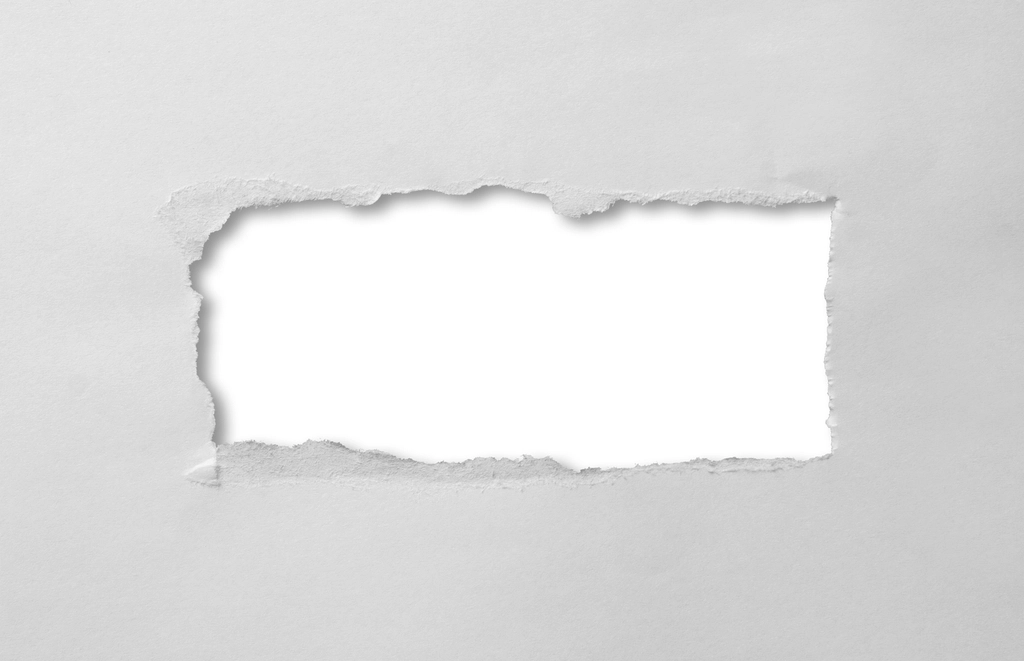
#> input picture video/ep88/assets7/rip_hole2.jpg, 1024 x 661 px, found by its file name
$ python p7lib.py
#> lines starting #> are read from the running program, lines starting #| are printed output that depends on the picture; after the words box and inside, x2 and y2 are one past the last pixel; in counts of white or black regions, pixels touching at a corner belong together
"""ep88 round 7 asset helpers. Everything is built from real CC0/public-domain scans (see channel/ep88-image-credits.md):
torn-edge profiles measured from real torn-paper scans (rip_hole1/2), paper textures from real scans (Rijksmuseum coloured paper, newsprint, cardboard),
halftone from real photos. Pieces = RGBA PNG with real-profile torn contour, variable light fibre rim, inner edge highlight, thickness shadow."""
import hashlib, os, random
import numpy as np
from PIL import Image, ImageDraw, ImageFilter, ImageOps
from scipy import ndimage as ndi

H = os.path.dirname(os.path.abspath(__file__))
A6, A7 = H + "/assets6", H + "/assets7"
OUT = H + "/hf/assets/p7"
os.makedirs(OUT, exist_ok=True)
PAD = 50
_tex = {}

def tex(path):
    if path not in _tex: _tex[path] = Image.open(path).convert("RGB")
    return _tex[path]

# ---------- real torn-edge profiles
def _profiles():
    f = OUT + "/_profiles.npy"
    if os.path.exists(f): return list(np.load(f, allow_pickle=True))
    profs = []
    for name in ("rip_hole2.jpg", "rip_hole1.jpg"):
        g = np.asarray(Image.open(f"{A7}/{name}").convert("L"), float)
        hole = g >= 251
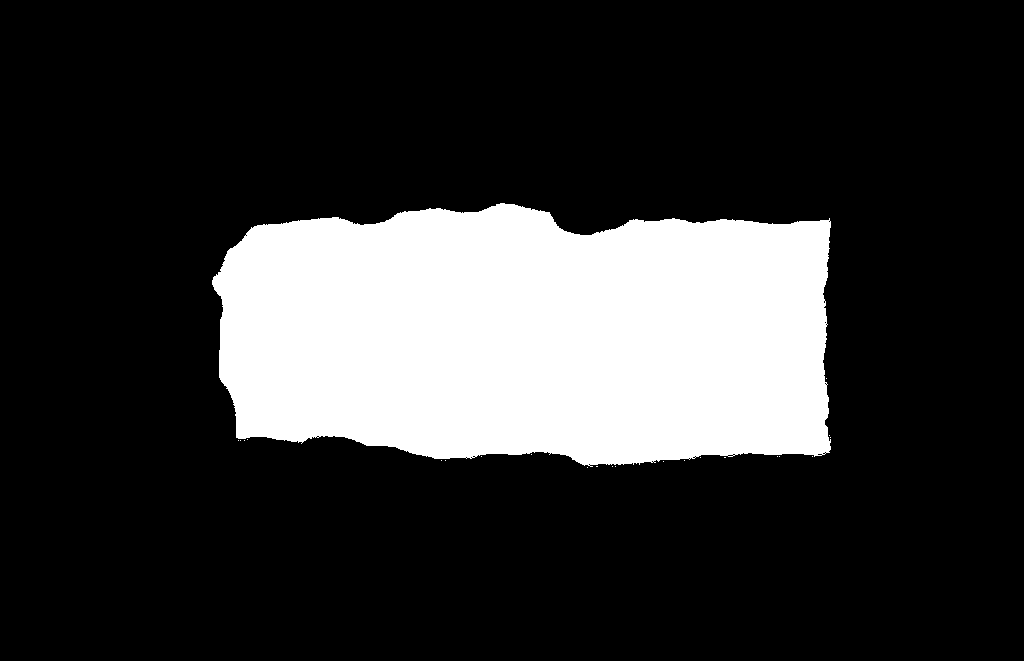
#> hole: shape (661, 1024) bool; 20.7% white; 23 white regions (22 under 20 px), largest, box (x1, y1, x2, y2) and area: (212, 203, 831, 467) 139961
        lab, n = ndi.label(hole)
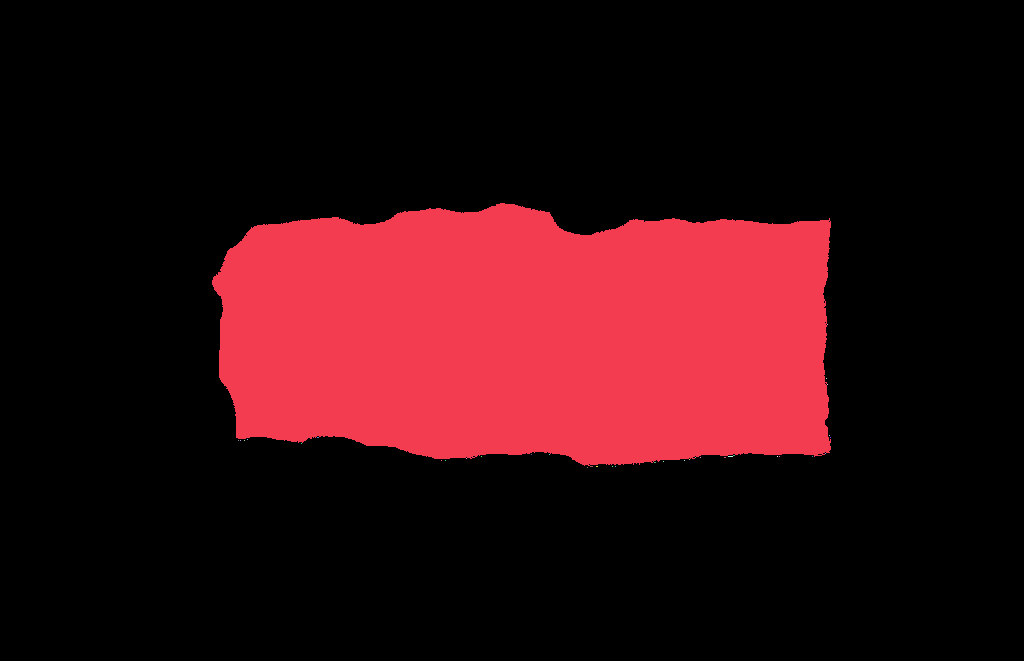
#> lab: shape (661, 1024) int32; 37 distinct labels, from 0 to 36; one colour per label, 0 black
#> n = 36
        if n == 0: continue
        sizes = ndi.sum(hole, lab, range(1, n + 1)); k = int(np.argmax(sizes)) + 1
#> after `sizes = ndi.sum(hole, lab, range(1, n + 1))`: sizes = 36 values, max 139939 at index 0, min 1 at index 1, mean 3888.5
#> after `k = int(np.argmax(sizes)) + 1`: k = 1
        m = lab == k
#> m: shape (661, 1024) bool; 20.7% white; 1 white region, box (x1, y1, x2, y2) and area: (212, 203, 831, 466) 139939
        ys, xs = np.where(m); x0, x1, y0, y1 = xs.min(), xs.max(), ys.min(), ys.max()
#> after `x0, x1, y0, y1 = (xs.min(), xs.max(), ys.min(), ys.max())`: x0 = 212; x1 = 830; y0 = 203; y1 = 465
        cols = [(x, np.where(m[:, x])[0]) for x in range(x0 + 4, x1 - 4) if m[:, x].any()]
#> cols = 610 items
        top = np.array([c[1].min() for c in cols], float); bot = np.array([c[1].max() for c in cols], float)
#> after `top = np.array([c[1].min() for c in cols], float)`: top = 610 values, max 275 at index 1, min 203 at index 284, mean 220.9
#> after `bot = np.array([c[1].max() for c in cols], float)`: bot = 610 values, max 465 at index 368, min 291 at index 0, mean 449.1
        rows = [(y, np.where(m[y, :])[0]) for y in range(y0 + 4, y1 - 4) if m[y, :].any()]
#> rows = 254 items
        lef = np.array([r[1].min() for r in rows], float); rig = np.array([r[1].max() for r in rows], float)
#> after `lef = np.array([r[1].min() for r in rows], float)`: lef = 254 values, max 575 at index 253, min 212 at index 73, mean 250.5
#> after `rig = np.array([r[1].max() for r in rows], float)`: rig = 254 values, max 830 at index 14, min 524 at index 0, mean 811.5
        for p in (top, bot, lef, rig):
            if len(p) < 40: continue
            xx = np.arange(len(p)); c = np.polyfit(xx, p, 2); r = p - np.polyval(c, xx)
            if r.std() > 0.3: profs.append(r / r.std())
#> this loop made 4 passes
#> c on passes 1 to 4: [0.000196, -0.128, 235.7], [-0.00031, 0.244, 413.1], [0.0104, -2.52, 346.7], [-0.00577, 1.68, 722.4]
#> after the loop, profs = 4 items
#> pass 2 of the loop in _profiles, `for name in ("rip_hole2.jpg", "rip_hole1.jpg"):`:
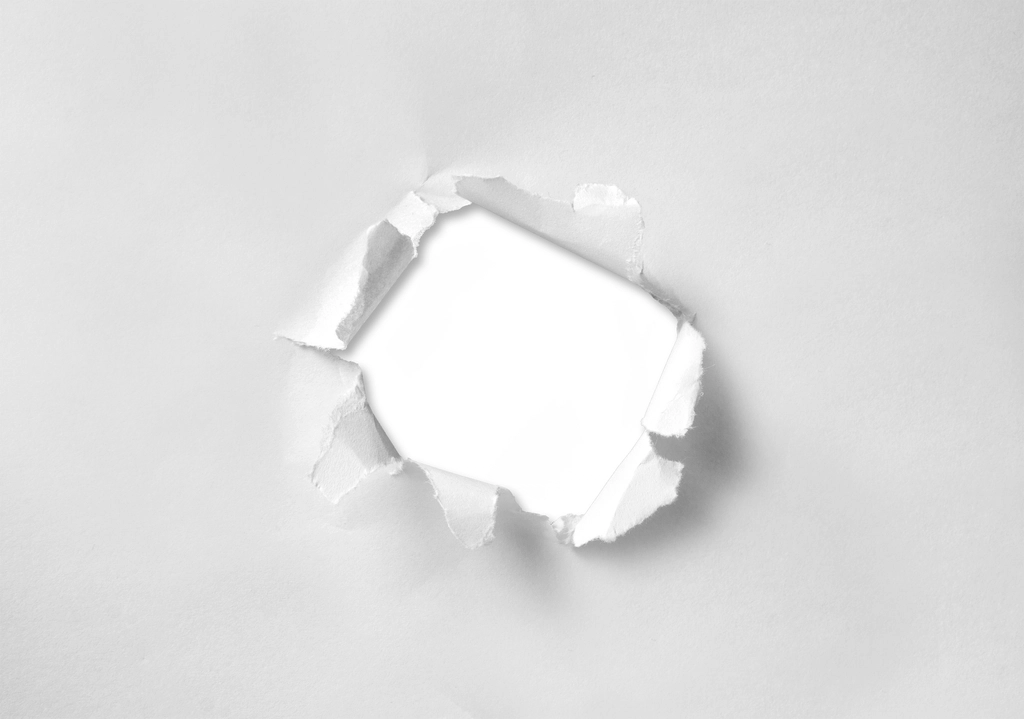
#> input picture video/ep88/assets7/rip_hole1.jpg, 1024 x 719 px, found by its file name
#> g: shape (719, 1024) float64
#> hole: shape (719, 1024) bool; 9.1% white; 118 white regions (108 under 20 px), largest, box (x1, y1, x2, y2) and area: (356, 218, 676, 519) 60295, (574, 433, 651, 546) 2211, (643, 333, 699, 431) 1759
#> in _profiles, `lab, n = ndi.label(hole)`:
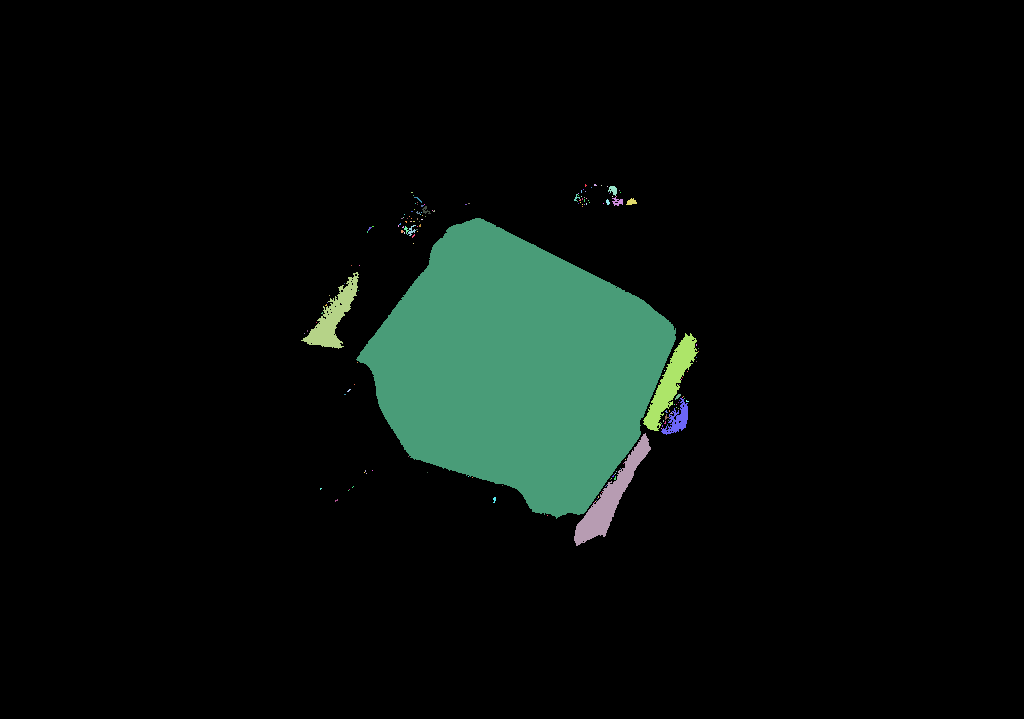
#> lab: shape (719, 1024) int32; 175 distinct labels, from 0 to 174; one colour per label, 0 black
#> n = 174
#> sizes = 174 values, max 60292 at index 63, min 1 at index 2, mean 383.7
#> k = 64
#> in _profiles, `m = lab == k`:
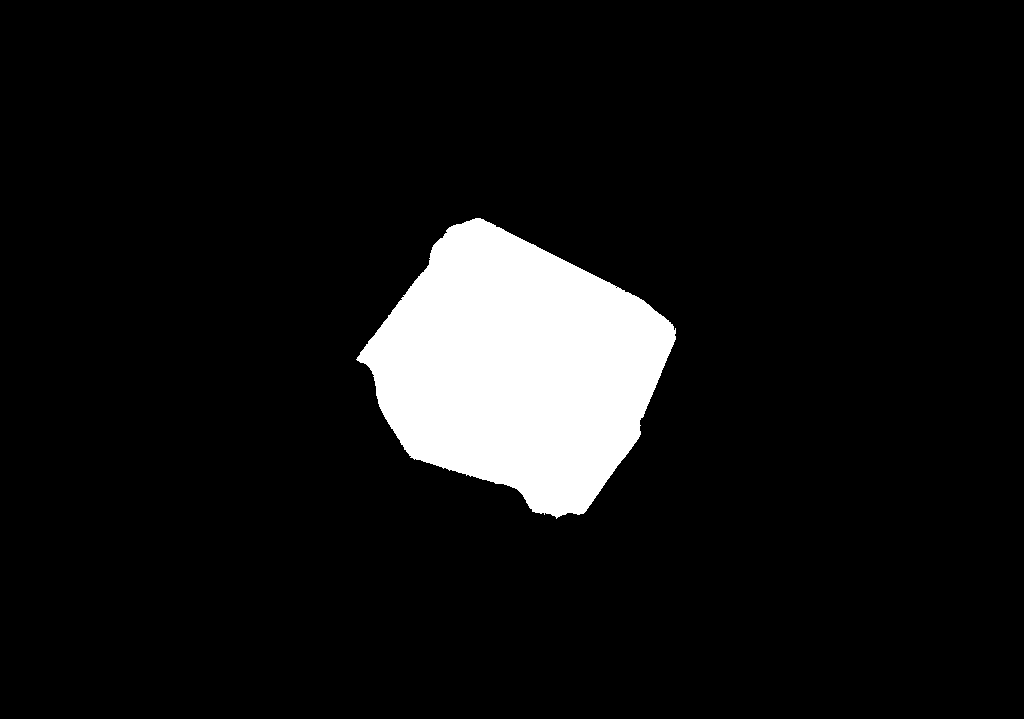
#> m: shape (719, 1024) bool; 8.2% white; 1 white region, box (x1, y1, x2, y2) and area: (356, 218, 676, 519) 60292
#> x0 = 356; x1 = 675; y0 = 218; y1 = 518
#> cols = 311 items
#> top = 311 values, max 352 at index 0, min 218 at index 115, mean 269.6
#> bot = 311 values, max 518 at index 196, min 351 at index 310, mean 462.2
#> rows = 292 items
#> lef = 292 values, max 540 at index 291, min 356 at index 137, mean 415
#> rig = 292 values, max 675 at index 106, min 489 at index 0, mean 620.2
#> the loop in _profiles, `for p in (top, bot, lef, rig):` made 4 passes
#> c on passes 1 to 4: [0.0046, -1.41, 341.2], [-0.00559, 1.8, 362.6], [0.00664, -1.75, 481.1], [-0.0065, 2.08, 501.4]
#> after the loop in _profiles, `for p in (top, bot, lef, rig):`: profs = 8 items
    np.save(f, np.array(profs, dtype=object), allow_pickle=True)
    return profs
PROF = _profiles()
#> PROF = 8 items

# [27 lines left out: functions edge_disp, torn_mask, not called in this run]

# ---------- paper textures
PAPERS = {
    "card": (A6 + "/cardboard.jpg", None), "news": (A6 + "/news1.jpg", None), "news2": (A7 + "/rip_news.jpg", None),
    "red": (A7 + "/pap_red.jpg", (60, 60, 940, 700)), "orange": (A7 + "/pap_orange.jpg", (60, 60, 940, 740)),
    "blue": (A7 + "/pap_blue.jpg", (60, 60, 940, 740)), "purple": (A7 + "/pap_purple.jpg", (60, 60, 940, 760)),
    "ticket": (A7 + "/tix_nz1919.jpg", (14, 14, 1010, 922)), "map": (A7 + "/map_london.jpg", (40, 30, 990, 715)),
    "chart": (A7 + "/map_chart1.jpg", (200, 40, 1000, 660)),
}

# [63 lines left out: functions paper_crop, tint, make_piece, not called in this run]
